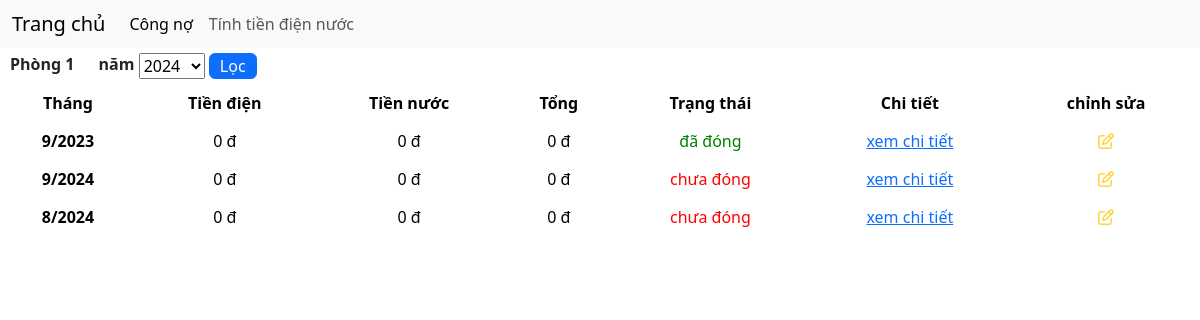
The app's page /home/phong/1/, older data.
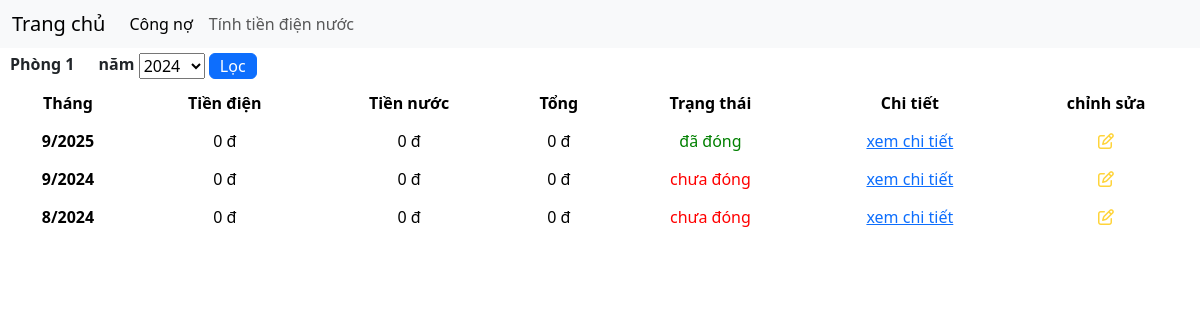
The same page, newer data.
### myHouse/models.py (models this page shows, shortened)
class Phong(models.Model):
	sodienthangtruoc = models.BigIntegerField(default=0)
	sonuocthangtruoc = models.BigIntegerField(default=0)
	sodienthangnay = models.BigIntegerField(default=0)
	sonuocthangnay = models.BigIntegerField(default=0)

class Congno(models.Model):
	thang = models.CharField(max_length=255)
	tiennuoc = models.BigIntegerField(default=0)
	tiendien = models.BigIntegerField(default=0)
	trangthai = models.BooleanField(default=False)
	phong = models.ForeignKey(Phong, on_delete=models.PROTECT, related_name='phong')
	@property
	def tong(self):
		return self.tiennuoc + self.tiendien

### myHouse/views.py (the view, shortened to what this page needs)
# urls.py: path('home/phong/<int:id>/', views.phong, name='phong'),
def phong(request, id):
	phong = Phong.objects.get(id=id)
	congnos = Congno.objects.filter(phong=phong).order_by("-id")
	thangnam = getthangnam()
	thang = int(datetime.now().month)
	nam = int(datetime.now().year)
	nams = []
	for x in congnos:
		if getnam(x.thang) not in nams:
			nams.append(getnam(x.thang))
	nams.sort(reverse=True)
	context = {
		'phong': phong,
		'congnos': congnos,
		'thangnam': thangnam,
		'thang': thang,
		'nam': nam,
		'nams': nams,
	}
	return render(request, 'phong.html', context)

### myHouse/views.py (called while the page is built)
def getthangnam():
	thang = datetime.now().month
	year = datetime.now().year
	return str(thang) + "/" + str(year)

def getnam(thang):
	tmp = thang.split('/')
	return tmp[1]

### myHouse/templates/phong.html (shortened to what this page needs)
{% extends 'index.html' %}
{% block content %}
<div class="phong_name">Phòng {{phong.id}}</div>
<div class="phong_name">
	<form action="{% url 'phong' id=phong.id %}" method="post">
		<label>năm</label>
		<select name="nam">
			{% if nam == '/' %}
			<option value="/" style="display:none">Tất cả</option>
			{% else %}
			<option value="{{nam}}" style="display:none">{{nam}}</option>
			{% endif %}
		</select>
		<button type="submit" class="btn btn-primary filter-btn">Lọc</button>
	</form>
</div>
<table class="table">
	<thead>
		<tr>
			<th class="text-align-center" scope=" col">Tháng</th>
			<th class="text-align-center" scope="col">Tiền điện</th>
			<th class="text-align-center" scope="col">Tiền nước</th>
			<th class="text-align-center" scope="col">Tổng</th>
			<th class="text-align-center" scope="col">Trạng thái</th>
			<th class="text-align-center" scope="col">Chi tiết</th>
			<th class="text-align-center" scope="col">chỉnh sửa</th>
		</tr>
	</thead>
	<tbody>
		{% for x in congnos %}
		<tr>
			<th class="text-align-center" scope="row">{{x.thang}}</th>
			<td class="text-align-center">{{x.tiennuoc}} đ</td>
			<td class="text-align-center">{{x.tiendien}} đ</td>
			<td class="text-align-center">{{x.tong}} đ</td>
			{% if x.trangthai == True %}
			<td class="text-align-center" style="color: green">đã đóng</td>
			{% else %}
			<td class="text-align-center" style="color: red">chưa đóng</td>
			{% endif %}
			<td class="text-align-center" style="color: green">
				<a href="#" class="">xem chi tiết</a>
			</td>
			<td class="text-align-center">
				<a href="" class=""><i class="fa-regular fa-pen-to-square" style="color: #FFD43B;"></i></a>
			</td>
		</tr>
		{% endfor %}
	</tbody>
</table>
{% endblock %}

### myHouse/templates/index.html (shortened to what this page needs)
{% load static %}
{% load bootstrap5 %}
{% bootstrap_css %}
<!DOCTYPE html>
<html lang="en">
<head>
	<link rel="stylesheet" href="{% static 'styles.css' %}">
	<link rel="stylesheet" href="{% static 'reset.css' %}">
	<link href="https://cdnjs.cloudflare.com/ajax/libs/font-awesome/6.0.0-beta3/css/all.min.css" rel="stylesheet">
</head>
<body>
	{% include 'nav.html' %}
	{% block content %}
	{% endblock %}
</body>
</html>

### myHouse/templates/nav.html (shortened to what this page needs)
<div class="container-fluid container-xxl p-0">
	<header class="header">
		<nav class="navbar navbar-expand-lg navbar-light bg-light">
			<div class="container-fluid">
				<a class="navbar-brand" href="{% url 'home' %}">Trang chủ</a>
				<div class="collapse navbar-collapse" id="navbarNav">
					<ul class="navbar-nav">
						<li class="nav-item">
							<a class="nav-link active" aria-current="page" href="#">Công nợ</a>
						</li>
						<li class="nav-item">
							<a class="nav-link" href="#">Tính tiền điện nước</a>
						</li>
					</ul>
				</div>
			</div>
		</nav>
	</header>
</div>

### myHouse/static/styles.css (style rules this page uses)
.phong_name { display: inline-block; padding: 5px 10px; font-weight: 700; }
.text-align-center { text-align: center !important; }
.filter-btn { padding: 0 10px; }

Row changes from the older to the newer data that the page shows:
changed Congno (number 1 of 3 on the later page): thang "9/2023" → "9/2025"
